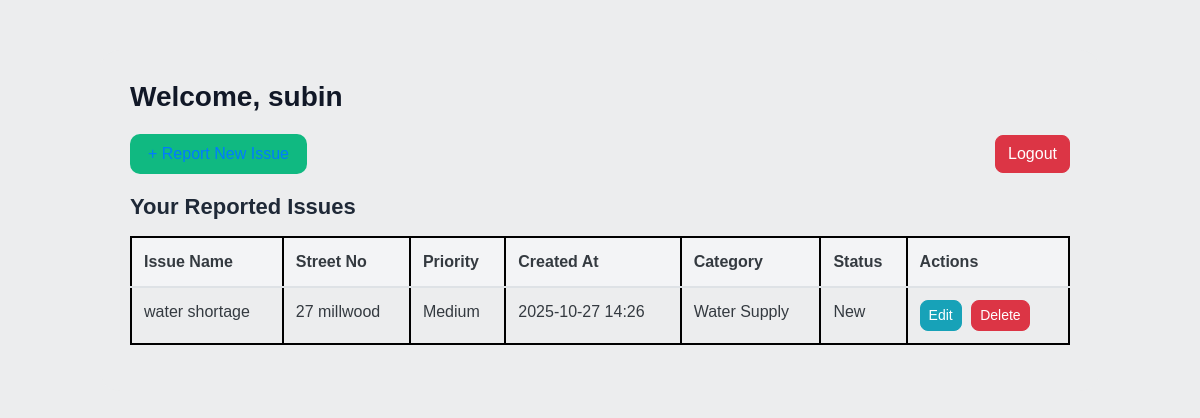
/reporting/dashboard/ (signed in), run on an earlier commit of the app's database.
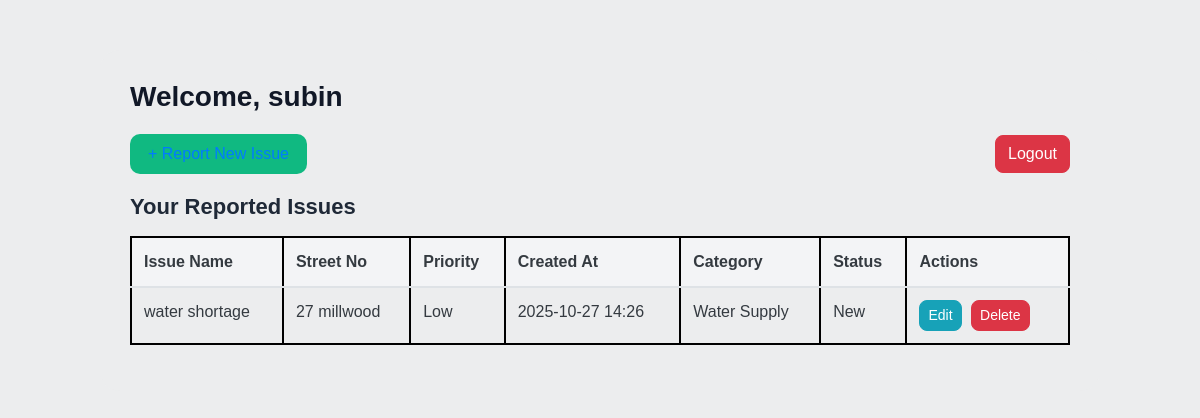
And on a later commit of the database.
### reportingApp/models.py (models this page shows, shortened)
class Issue(models.Model):
    PRIORITY_CHOICES = [
        ('Low', 'Low'),
        ('Medium', 'Medium'),
        ('High', 'High'),
    ]
    CATEGORY_CHOICES = [
        ('Roads', 'Roads'),
        ('Sanitation', 'Sanitation'),
        ('Electricity', 'Electricity'),
        ('Water Supply', 'Water Supply'),
        ('Other', 'Other'),
    ]
    STATUS_CHOICES = [
        ('New', 'New'),
        ('In Progress', 'In Progress'),
        ('Resolved', 'Resolved'),
    ]
    user = models.ForeignKey(User, on_delete=models.CASCADE)
    issue_name = models.CharField(max_length=200)
    street_no = models.CharField(max_length=100)
    priority = models.CharField(max_length=10, choices=PRIORITY_CHOICES, default='Low')
    description = models.TextField()
    category = models.CharField(max_length=20, choices=CATEGORY_CHOICES, default='Roads')
    status = models.CharField(max_length=20, choices=STATUS_CHOICES, default='New')
    created_at = models.DateTimeField(auto_now_add=True)

### reportingApp/views.py (the view)
# urls.py: path('dashboard/', dashboard, name='dashboard'),
@never_cache
@login_required(login_url='login')
def dashboard(request):
    user = request.user
    if user.is_superuser:
        issues = Issue.objects.all().order_by('-created_at')
    else:
        issues = Issue.objects.filter(user=user).order_by('-created_at')
    return render(request, 'dashboard.html', {'issues': issues})

### reportingApp/templates/dashboard.html (shortened to what this page needs)
{% extends 'base.html' %} {% block content %}
<div class="dashboard-container">
  <h2>Welcome, {{ user.username }}</h2>
  <div class="top-actions">
    {% if not user.is_superuser %}
    <a href="{% url 'create_issue' %}" class="btn btn-custom"
      >+ Report New Issue</a
    >
    {% endif %}
    <a href="{% url 'logout' %}" class="btn btn-danger">Logout</a>
  </div>
  {% if user.is_superuser %}
  <h4>All Reported Issues</h4>
  {% else %}
  <h4>Your Reported Issues</h4>
  {% endif %} {% if issues %}
  <div class="table-wrapper mt-3">
    <table class="table text-dark">
      <thead>
        <tr>
          <th>Issue Name</th>
          <th>Street No</th>
          <th>Priority</th>
          <th>Created At</th>
          <th>Category</th>
          <th>Status</th>
          <th>Actions</th>
        </tr>
      </thead>
      <tbody>
        {% for issue in issues %}
        <tr>
          <td>{{ issue.issue_name }}</td>
          <td>{{ issue.street_no }}</td>
          <td>{{ issue.priority }}</td>
          <td>{{ issue.created_at|date:"Y-m-d H:i" }}</td>
          <td>{{ issue.category }}</td>
          <td>{{ issue.status }}</td>
          <td class="actions">
            <a
              href="{% url 'update_issue' issue.id %}"
              class="btn btn-sm btn-info"
              >Edit</a
            >
            <a
              href="{% url 'delete_issue' issue.id %}"
              class="btn btn-sm btn-danger"
              >Delete</a
            >
          </td>
        </tr>
        {% endfor %}
      </tbody>
    </table>
  </div>
  {% else %}
  <p>No issues reported yet.</p>
  {% endif %}
</div>
{% endblock %}

### reportingApp/templates/base.html (shortened to what this page needs)
<!DOCTYPE html>
<html lang="en">
<head>
    <link rel="stylesheet" href="https://maxcdn.bootstrapcdn.com/bootstrap/4.0.0/css/bootstrap.min.css">
</head>
<body>
    <div class="container mt-5">
        {% block content %}
        {% endblock %}
    </div>
</body>
</html>

### reportingApp/templates/dashboard.html (style rules this page uses)
body { background-color: #ecedee; font-family: "Poppins", sans-serif; }
.dashboard-container { max-width: 1000px; margin: 50px auto; padding: 30px; background-color: #ecedee; border-radius: 20px; color: #1f2937; }
.dashboard-container h2 { font-size: 28px; font-weight: 700; margin-bottom: 20px; color: #111827; }
.dashboard-container h4 { font-size: 22px; font-weight: 600; margin-bottom: 15px; color: #1f2937; }
.btn-custom { background: #10b981; border: none; border-radius: 10px; font-weight: 500; padding: 8px 18px; transition: all 0.3s ease; }
.btn-danger, .btn-info { border-radius: 8px; font-weight: 500; }
.table-wrapper { overflow-x: auto; }
table { width: 100%; color: #1f2937; background: #fff; border: 2px solid #000; border-collapse: collapse; }
table thead { background: #f3f4f6; }
table th, table td { vertical-align: middle; padding: 12px; border: 2px solid #000; }
.actions a { margin-right: 5px; }
.top-actions { display: flex; justify-content: space-between; align-items: center; margin-bottom: 20px; }

What changed in the data, as far as the page shows it:
changed Issue "water shortage": priority "Medium" → "Low"
